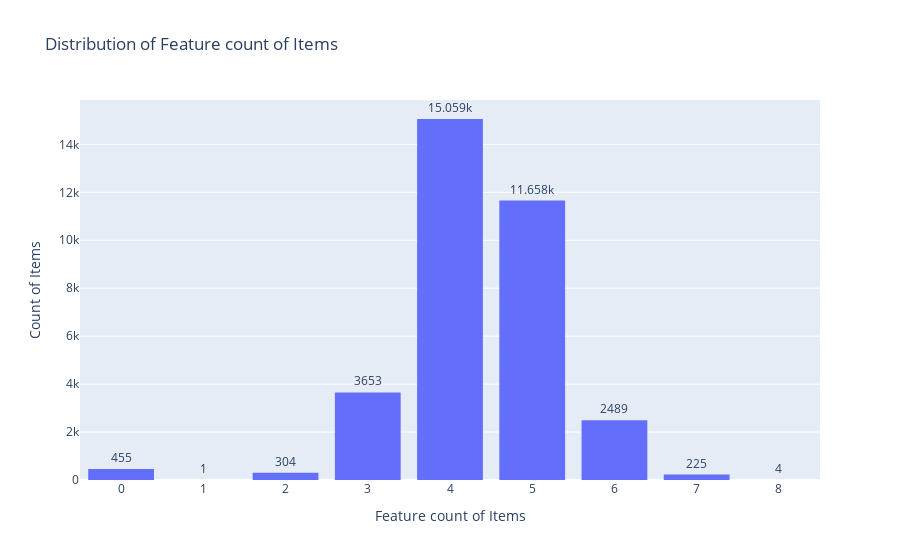

Notebook code cell kept with this figure:
### Code cell
fig = px.histogram(df_features_count, x='Feature_Count',
                   title='Distribution of Feature count of Items',
                   labels={'Feature_Count': 'Number of Features'},
                   text_auto=True,  # Automatically add text labels on bars
                   category_orders={"Category_Count": sorted(df_features_count['Feature_Count'].unique())})  # Ensure ordered categories

# Customize layout
fig.update_layout(
    xaxis=dict(title='Feature count of Items', tickmode='linear'),
    yaxis_title='Count of Items',
    bargap=0.2,  # Adjust the gap between bars
)

# Customize the bars to show the exact count above them
fig.update_traces(textfont_size=12, textangle=0, textposition="outside", cliponaxis=False)

fig.show()

### Figure 1 — Plotly figure (JSON) as saved in the notebook; plotly's stock layout.template omitted (floating-point values rounded to 4 significant figures; data arrays with more than 128 entries replaced by an {"elided": "..."} marker saying what was removed)
{"data": [{"alignmentgroup": "True", "bingroup": "x", "cliponaxis": false, "hovertemplate": "Number of Features=%{x}<br>count=%{y}<extra></extra>", "legendgroup": "", "marker": {"color": "#636efa", "pattern": {"shape": ""}}, "name": "", "offsetgroup": "", "orientation": "v", "showlegend": false, "textangle": 0, "textfont": {"size": 12}, "textposition": "outside", "texttemplate": "%{value}", "type": "histogram", "x": {"elided": "33848 int values"}, "xaxis": "x", "yaxis": "y"}], "layout": {"bargap": 0.2, "barmode": "relative", "legend": {"tracegroupgap": 0}, "title": {"text": "Distribution of Feature count of Items"}, "xaxis": {"anchor": "y", "domain": [0, 1], "tickmode": "linear", "title": {"text": "Feature count of Items"}}, "yaxis": {"anchor": "x", "domain": [0, 1], "title": {"text": "Count of Items"}}}}
